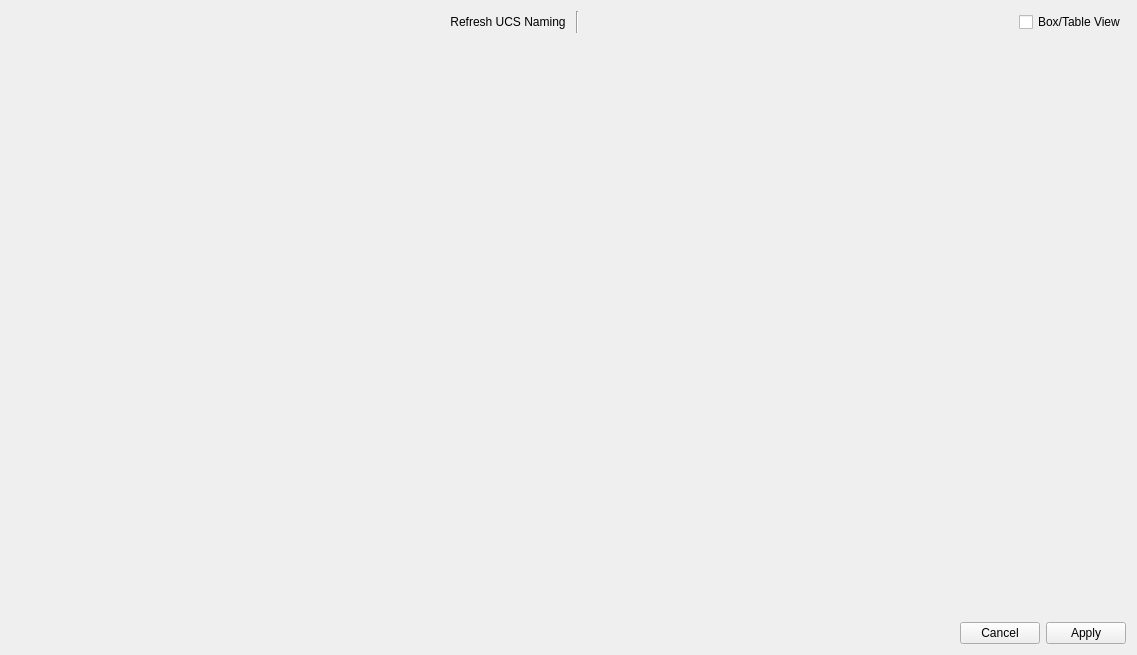
<?xml version="1.0" encoding="UTF-8"?>
<ui version="4.0">
 <class>Dialog</class>
 <widget class="QDialog" name="Dialog">
  <property name="geometry">
   <rect>
    <x>0</x>
    <y>0</y>
    <width>1137</width>
    <height>655</height>
   </rect>
  </property>
  <property name="windowTitle">
   <string>Dialog</string>
  </property>
  <layout class="QVBoxLayout" name="verticalLayout_4">
   <item>
    <layout class="QHBoxLayout" name="horizontalLayout_4">
     <item>
      <spacer name="horizontalSpacer_2">
       <property name="orientation">
        <enum>Qt::Horizontal</enum>
       </property>
       <property name="sizeHint" stdset="0">
        <size>
         <width>40</width>
         <height>20</height>
        </size>
       </property>
      </spacer>
     </item>
     <item>
      <widget class="QPushButton" name="pushButton">
       <property name="text">
        <string>Refresh UCS Naming</string>
       </property>
       <property name="flat">
        <bool>true</bool>
       </property>
      </widget>
     </item>
     <item>
      <widget class="Line" name="line">
       <property name="orientation">
        <enum>Qt::Vertical</enum>
       </property>
      </widget>
     </item>
     <item>
      <spacer name="horizontalSpacer">
       <property name="orientation">
        <enum>Qt::Horizontal</enum>
       </property>
       <property name="sizeHint" stdset="0">
        <size>
         <width>40</width>
         <height>20</height>
        </size>
       </property>
      </spacer>
     </item>
     <item>
      <widget class="QCheckBox" name="checkBox_switch_views">
       <property name="text">
        <string>Box/Table View</string>
       </property>
      </widget>
     </item>
    </layout>
   </item>
   <item>
    <widget class="QStackedWidget" name="stackedWidget">
     <property name="currentIndex">
      <number>1</number>
     </property>
     <widget class="QWidget" name="page_1_tableview">
      <layout class="QVBoxLayout" name="verticalLayout">
       <item>
        <widget class="QTableWidget" name="tableWidget">
         <property name="dragEnabled">
          <bool>false</bool>
         </property>
         <property name="alternatingRowColors">
          <bool>true</bool>
         </property>
         <property name="selectionBehavior">
          <enum>QAbstractItemView::SelectColumns</enum>
         </property>
         <property name="textElideMode">
          <enum>Qt::ElideLeft</enum>
         </property>
         <property name="sortingEnabled">
          <bool>false</bool>
         </property>
         <attribute name="verticalHeaderVisible">
          <bool>true</bool>
         </attribute>
         <column>
          <property name="text">
           <string>Path</string>
          </property>
         </column>
         <column>
          <property name="text">
           <string>New Column</string>
          </property>
         </column>
         <column>
          <property name="text">
           <string>New Column</string>
          </property>
         </column>
        </widget>
       </item>
      </layout>
     </widget>
     <widget class="QWidget" name="page_2_summaryview">
      <layout class="QGridLayout" name="gridLayout_3">
       <item row="1" column="0">
        <widget class="QScrollArea" name="scrollArea1">
         <property name="frameShape">
          <enum>QFrame::NoFrame</enum>
         </property>
         <property name="widgetResizable">
          <bool>true</bool>
         </property>
         <widget class="QWidget" name="scrollAreaWidgetContents">
          <property name="geometry">
           <rect>
            <x>0</x>
            <y>0</y>
            <width>1101</width>
            <height>557</height>
           </rect>
          </property>
         </widget>
        </widget>
       </item>
      </layout>
     </widget>
    </widget>
   </item>
   <item>
    <widget class="QDialogButtonBox" name="buttonBox">
     <property name="orientation">
      <enum>Qt::Horizontal</enum>
     </property>
     <property name="standardButtons">
      <set>QDialogButtonBox::Apply|QDialogButtonBox::Cancel</set>
     </property>
     <property name="centerButtons">
      <bool>false</bool>
     </property>
    </widget>
   </item>
  </layout>
 </widget>
 <resources/>
 <connections/>
</ui>
